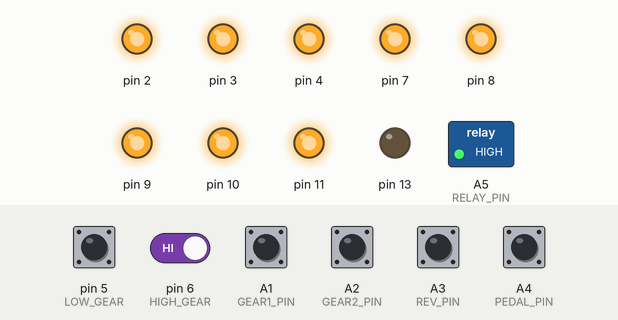
Bench run of a sketch on a simulated Arduino Uno, built with avr-gcc and run on an emulated ATmega328P. Parts: switched loads named in the sketch (green lamp = pin HIGH), output pins drawn as LEDs (lit = HIGH). The inputs (shaded band) are chosen by the test bench; at power-on: A1 (GEAR1_PIN), A2 (GEAR2_PIN), A3 (REV_PIN), A4 (PEDAL_PIN), pin 5 (LOW_GEAR), pin 6 (HIGH_GEAR) HIGH.

Above: at 1.2 s.
1.3 s: A4 (PEDAL_PIN) pulled LOW for 1 s
At 3.6 s:
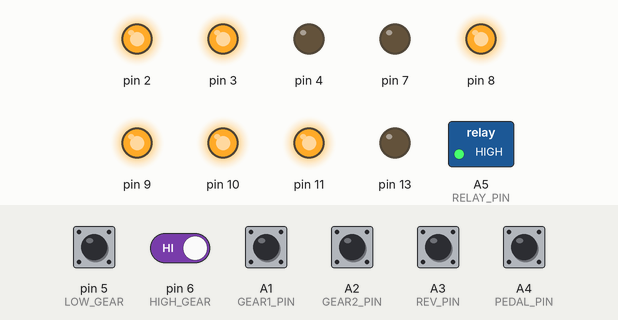
4.3 s: A4 (PEDAL_PIN) pulled LOW for 1 s
At 5.1 s:
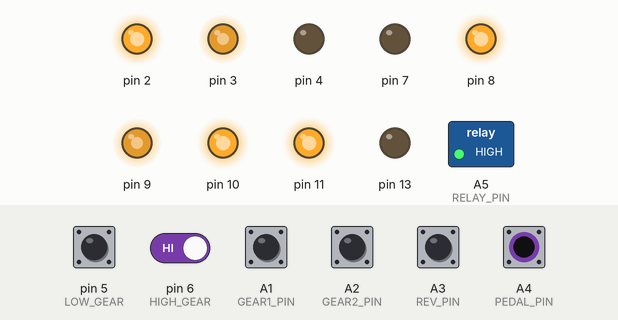
7.3 s: pin 6 (HIGH_GEAR) driven LOW and A4 (PEDAL_PIN) driven LOW
At 9.3 s:
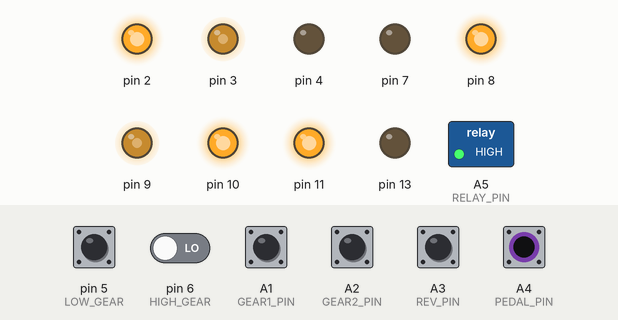
10.3 s: A2 (GEAR2_PIN) pulled LOW for 0.15 s
At 10.37 s:
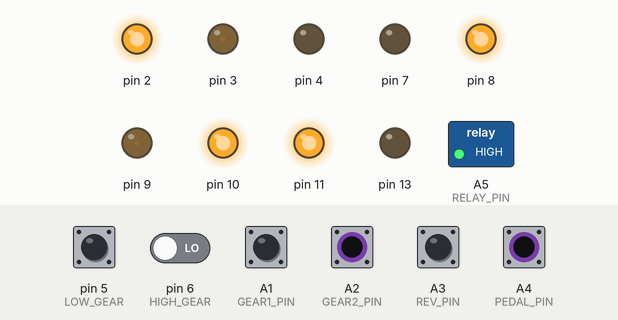
11.9 s: A3 (REV_PIN) pulled LOW for 0.15 s
At 13.1 s:
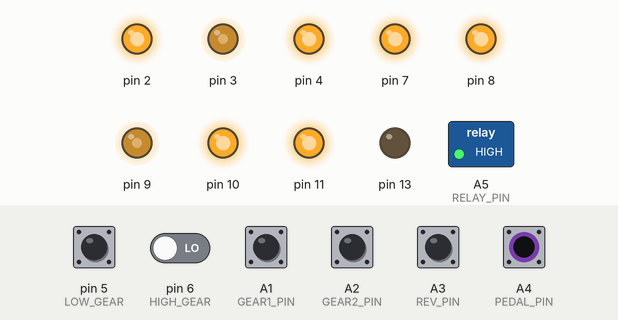
14.9 s: A3 (REV_PIN) pulled LOW for 1 s
At 18.7 s:
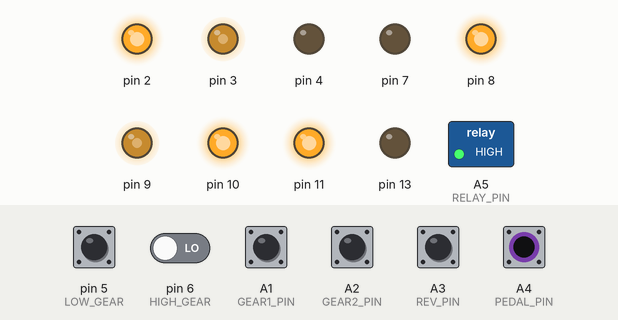
Timing chart, 0 to 18.9 s (numbered marks = the images above; inputs shaded):
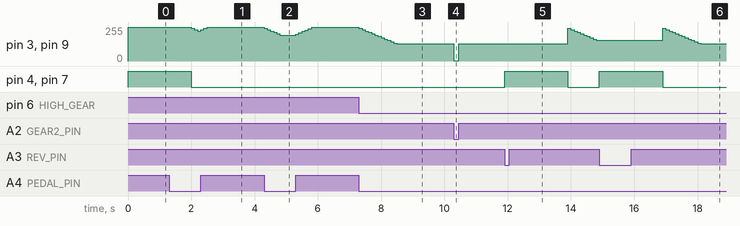

The sketch:

main.ino
```cpp
// (licence header left out)
// import motor library
#include <MOTOR.h>
// import the Metro library
#include <Metro.h>


//#define SERLOG //Turn on Serial logging

const int GEAR1_PIN = A1;
const int GEAR2_PIN = A2;
const int REV_PIN   = A3;
const int PEDAL_PIN = A4;
const int RELAY_PIN = A5;

const int LOW_GEAR = 5;
const int HIGH_GEAR = 6;

const int punishTime = 2000; //punish for x ms if the pedal is yanked all the time

// Instanciate a metro object and set the interval to 100 milliseconds (0.1 seconds).
Metro pedalTimer = Metro(100);

// The timer for changing gear, if the gear is changed faster than this delay it wont do it.
unsigned long previousGearTime=0;

bool first = true; //First iteration in the loop to avoid speeder being pressed down on boot

int motorMinimumSpeed = 0;   // Lowest speed the motor can run at
int motorMaximumSpeed = 254; // Highest speed the motor can run at (max 254)
int motorCurrentValue = 0;   // The current speed value, used to feed into the motor control
int accelRate = 12; // Acceleration rate for the car
int deccelRate = 10; // Decceleration rate for the car
int brakeRate = 20; // Brake rate for the car

int pedalCurrentValue = motorMinimumSpeed; // current value of the pedal.
int pedalPrevValue = motorMinimumSpeed; // Previous value of the pedal, used to compare

int gear1_button; // button state for gear 1
int gear2_button; // button state for gear 2
int revGear_button; // button state for reverse gear
int pedal_button;   // button state for brake pedal

int lowGear_button; // Button state for low gear
int highGear_button; // Button state for high gear

int prevButton;

// States that our electrical car can be in.
typedef enum states{
	PARKING = 0,
	GEAR1,
	GEAR2,
	REVGEAR,
	BRAKING,
	BRAKEGEAR1,
	BRAKEGEAR2,
	BRAKEREVGEAR,
} states;

states state = PARKING; // Set the initial state for the state
states prevState = PARKING;

void setup()
{
	// motor driver initialize
	motor.begin();

	// init serial
	#ifdef SERLOG
		Serial.begin(9600);
	#endif

	// set led pin output
	pinMode(13, OUTPUT);

	//Set the input pins
	pinMode(GEAR1_PIN,INPUT);
	pinMode(GEAR2_PIN,INPUT);
	pinMode(REV_PIN,INPUT);
	pinMode(PEDAL_PIN,INPUT);
	pinMode(LOW_GEAR,INPUT);
	pinMode(HIGH_GEAR,INPUT);

	//Set the output pins
	pinMode(RELAY_PIN,OUTPUT);

	//Make the pins work as pull-ups to avoid voltage leaks.
	digitalWrite(GEAR1_PIN,HIGH);
	digitalWrite(GEAR2_PIN,HIGH);
	digitalWrite(REV_PIN,HIGH);
	digitalWrite(PEDAL_PIN,HIGH);
	digitalWrite(RELAY_PIN,HIGH);
	digitalWrite(LOW_GEAR,HIGH);
	digitalWrite(HIGH_GEAR,HIGH);

	// Start the gear timer at 0
	unsigned long previousMillis=0;
}

// The loop function is called in an endless loop
void loop()
{

	if(pedalTimer.check() == 1)
	{

		//Set the value for the first loop to avoid speeder being pressed down.
		if(first)
		{
			pedalCurrentValue = motorMinimumSpeed; //Reset the value to avoid wheel spin
			first = false;
		}

		if(state==PARKING)
		{
			pedalCurrentValue = motorMinimumSpeed; //Reset the value to avoid wheel spin
		}

		if (pedal_button)
		{
			pedalCurrentValue = pedalCurrentValue - brakeRate;
			if (pedalCurrentValue < motorMinimumSpeed)
			{
				pedalCurrentValue = motorMinimumSpeed;
			}
		}
		else
		{
			pedalCurrentValue = pedalCurrentValue + brakeRate;
			if (pedalCurrentValue > motorMaximumSpeed)
			{
				pedalCurrentValue = motorMaximumSpeed;
			}
		}

	}

	// Check for button presses and set the state accordingly
	checkButtons();

	// Get input from the analog pedal and map it to PWM output value and constrain it to avoid negative numbers.
	// motorCurrentValue = map(pedalCurrentValue,pedalMinimumValue,pedalMaximumValue,motorMinimumSpeed,motorMaximumSpeed);
	motorCurrentValue = constrain(pedalCurrentValue, motorMinimumSpeed, motorMaximumSpeed);

	#ifdef SERLOG
			Serial.print("State, ");
			Serial.print(state);
			Serial.print("motorCurrentValue, ");
			Serial.print(motorCurrentValue);
   #endif

	// Set the desired output depending on state.
	switch(state)
	{
		case PARKING:
			motor.disable(B);							// channel B Coast
			motor.disable(A);							// channel A Coast
			//motor.close(B);
			//motor.close(A);
			prevState = PARKING;
			break;
		case BRAKING:
			motor.brake(B);							// channel B Brake
			motor.brake(A);							// channel A Brake
			prevState = BRAKING;
			break;
		case GEAR1:
			motor.set(B, motorCurrentValue/2, FORWARD);     // channel B FORWARD rotation at half speed
			motor.set(A, motorCurrentValue/2, FORWARD);     // channel A FORWARD rotation at half speed
			prevState = GEAR1;
			break;
		case BRAKEGEAR1:
			motor.set(B, motorCurrentValue/2, FORWARD);     // channel B FORWARD rotation at half speed
			motor.set(A, motorCurrentValue/2, FORWARD);     // channel A FORWARD rotation at half speed
			prevState = BRAKEGEAR1;
			break;
		case GEAR2:
			motor.set(B, motorCurrentValue, FORWARD);     // channel B FORWARD rotation
			motor.set(A, motorCurrentValue, FORWARD);     // channel A FORWARD rotation
			prevState = GEAR2;
			break;
		case BRAKEGEAR2:
			motor.set(B, motorCurrentValue, FORWARD);     // channel B FORWARD rotation
			motor.set(A, motorCurrentValue, FORWARD);     // channel A FORWARD rotation
			prevState = BRAKEGEAR2;
			break;
		case REVGEAR:
			motor.set(B, motorCurrentValue/2, REVERSE);     // channel B REVERSE rotation
			motor.set(A, motorCurrentValue/2, REVERSE);     // channel A REVERSE rotation
			prevState = REVGEAR;
			break;
		case BRAKEREVGEAR:
			motor.set(B, motorCurrentValue/2, REVERSE);     // channel B REVERSE rotation
			motor.set(A, motorCurrentValue/2, REVERSE);     // channel A REVERSE rotation
			prevState = BRAKEREVGEAR;
			break;
	}

	first = false; //Set the variable to false after the first loop.

}

void checkButtons()
{
	unsigned long currentMillis = millis();

	#ifdef SERLOG
		Serial.print(" currentMillis, ");
		Serial.print(currentMillis);
		Serial.print(" previousGearTime, ");
		Serial.println(previousGearTime);
	#endif
	// read digital inputs
	gear1_button = digitalRead(GEAR1_PIN);
	gear2_button = digitalRead(GEAR2_PIN);
	revGear_button = digitalRead(REV_PIN);
	pedal_button = digitalRead(PEDAL_PIN);

	lowGear_button = digitalRead(LOW_GEAR);
	highGear_button = digitalRead(HIGH_GEAR);

	// Here we check for the button that sets the maximum speed of the car
	if(lowGear_button == LOW)
	{
		motorMaximumSpeed = 64; // quarter speed, button at 1
	}
	else if(highGear_button == LOW)
	{
		motorMaximumSpeed = 254; // full speed, button at 2
	}
    else
	{
		motorMaximumSpeed = 127; // Half speed, button at 0
	}


	// Detect button presses, brake must be first to override the rest.
	if (gear2_button == LOW && pedal_button)
	{
		state = BRAKEGEAR2;
	}
	else if (revGear_button == LOW && pedal_button)
	{
		state = BRAKEREVGEAR;
	}
	else if(pedal_button && (state == GEAR1 || state == BRAKEGEAR1))
	{
		state = BRAKEGEAR1;
	}
	else if ((unsigned long)(currentMillis - previousGearTime) <= punishTime)
	{
		state = PARKING;
	}
	// else if ((analog.getValue() < enablePedal) && ((unsigned long)(currentMillis - previousGearTime) >= punishTime))
	// {
	// 	state = PARKING;
	// }
	else if (revGear_button == LOW && pedal_button == LOW)
	{
		state = REVGEAR;
	}
	else if (gear2_button == LOW && pedal_button == LOW)
	{
		state = GEAR2;
	}
	else if (pedal_button == LOW)
	{
		state = GEAR1;
	}
	else if (pedalPrevValue < 1 && pedal_button == LOW)
	{
		state=PARKING;
	}

	// Here we punish the driver if the gear leaver is yanked around all the time.
	if((prevState == GEAR1 && state == REVGEAR) || (prevState == REVGEAR && state == GEAR1))
	{
		previousGearTime = currentMillis;
		pedalCurrentValue = motorMinimumSpeed;
		state = PARKING;
	}

}
```

Measured:
- after the input at 1.3 s, pin 3, pin 9: 255/255 → 245/255 after 0.70 s, → 235/255 0.10 s later, → 225/255 0.10 s later, → 235/255 0.10 s later, … (6 changes in this stretch); pin 4, pin 7: HIGH → LOW after 0.70 s
- after the input at 4.3 s, pin 3, pin 9: 255/255 → 245/255 at once, → 235/255 0.10 s later, → 225/255 0.10 s later, → 215/255 0.10 s later, … (14 changes in this stretch)
- after the input at 7.3 s, pin 3, pin 9: moves from 255/255 to 128/255 over 1.2 s, starting at once
- after the input at 10.3 s, pin 3, pin 9: 128/255 → 1/255 at once, → 128/255 0.15 s later
- after the input at 11.9 s, pin 3, pin 9: 128/255 → 245/255 after 2.0 s, → 235/255 0.10 s later, → 225/255 0.10 s later, → 215/255 0.10 s later, … (10 changes in this stretch); pin 4, pin 7: LOW → HIGH at once, → LOW 2.0 s later
- after the input at 14.9 s, pin 4, pin 7: LOW → HIGH at once, → LOW 2.0 s later
